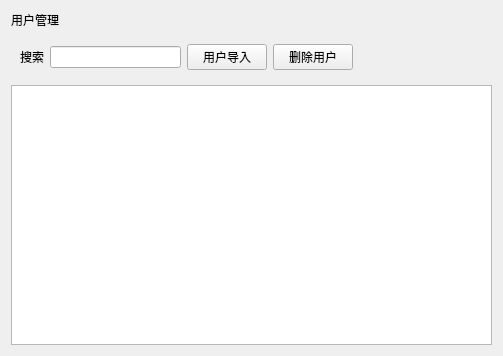
<?xml version="1.0" encoding="UTF-8"?>
<ui version="4.0">
 <class>Cell_UserMgr</class>
 <widget class="QWidget" name="Cell_UserMgr">
  <property name="geometry">
   <rect>
    <x>0</x>
    <y>0</y>
    <width>503</width>
    <height>356</height>
   </rect>
  </property>
  <property name="windowTitle">
   <string>Form</string>
  </property>
  <property name="name" stdset="0">
   <string>bg</string>
  </property>
  <layout class="QGridLayout" name="gridLayout_2">
   <item row="0" column="0">
    <widget class="QLabel" name="lb_title">
     <property name="text">
      <string>用户管理</string>
     </property>
     <property name="name" stdset="0">
      <string>title</string>
     </property>
    </widget>
   </item>
   <item row="1" column="0">
    <widget class="QWidget" name="widget" native="true">
     <layout class="QGridLayout" name="gridLayout">
      <item row="0" column="4">
       <spacer name="horizontalSpacer">
        <property name="orientation">
         <enum>Qt::Horizontal</enum>
        </property>
        <property name="sizeHint" stdset="0">
         <size>
          <width>40</width>
          <height>20</height>
         </size>
        </property>
       </spacer>
      </item>
      <item row="0" column="0">
       <widget class="QLabel" name="label">
        <property name="text">
         <string>搜索</string>
        </property>
        <property name="alignment">
         <set>Qt::AlignRight|Qt::AlignTrailing|Qt::AlignVCenter</set>
        </property>
        <property name="name" stdset="0">
         <string>lb</string>
        </property>
       </widget>
      </item>
      <item row="0" column="3">
       <widget class="QPushButton" name="btn_del">
        <property name="text">
         <string>删除用户</string>
        </property>
        <property name="name" stdset="0">
         <string>btn</string>
        </property>
       </widget>
      </item>
      <item row="0" column="2">
       <widget class="QPushButton" name="btn_import">
        <property name="text">
         <string>用户导入</string>
        </property>
        <property name="name" stdset="0">
         <string>btn</string>
        </property>
       </widget>
      </item>
      <item row="0" column="1">
       <widget class="QLineEdit" name="le_search">
        <property name="name" stdset="0">
         <string>le</string>
        </property>
       </widget>
      </item>
     </layout>
    </widget>
   </item>
   <item row="2" column="0">
    <widget class="QTableView" name="tableView">
     <property name="name" stdset="0">
      <string>table</string>
     </property>
    </widget>
   </item>
  </layout>
 </widget>
 <resources/>
 <connections/>
</ui>
